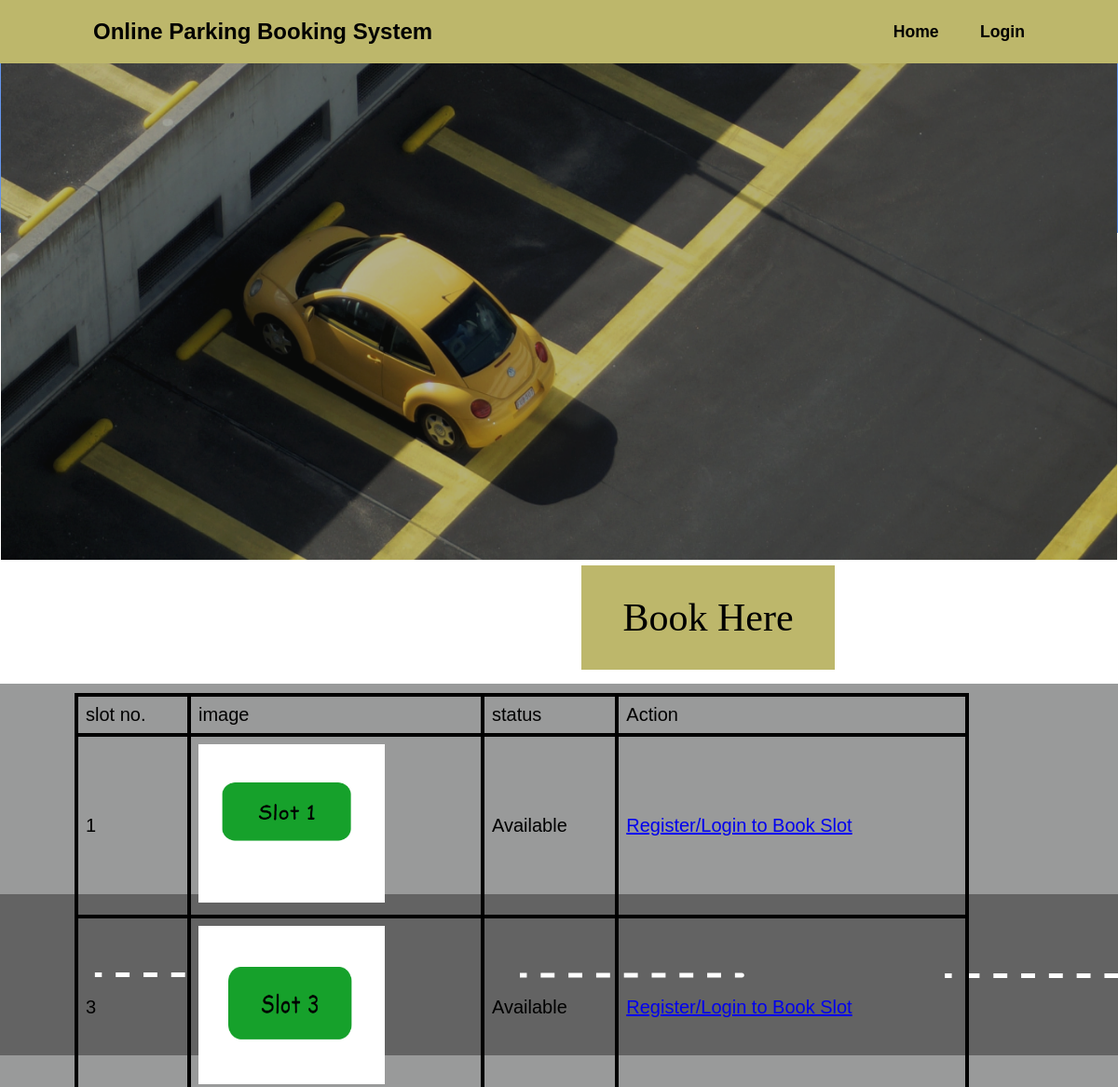
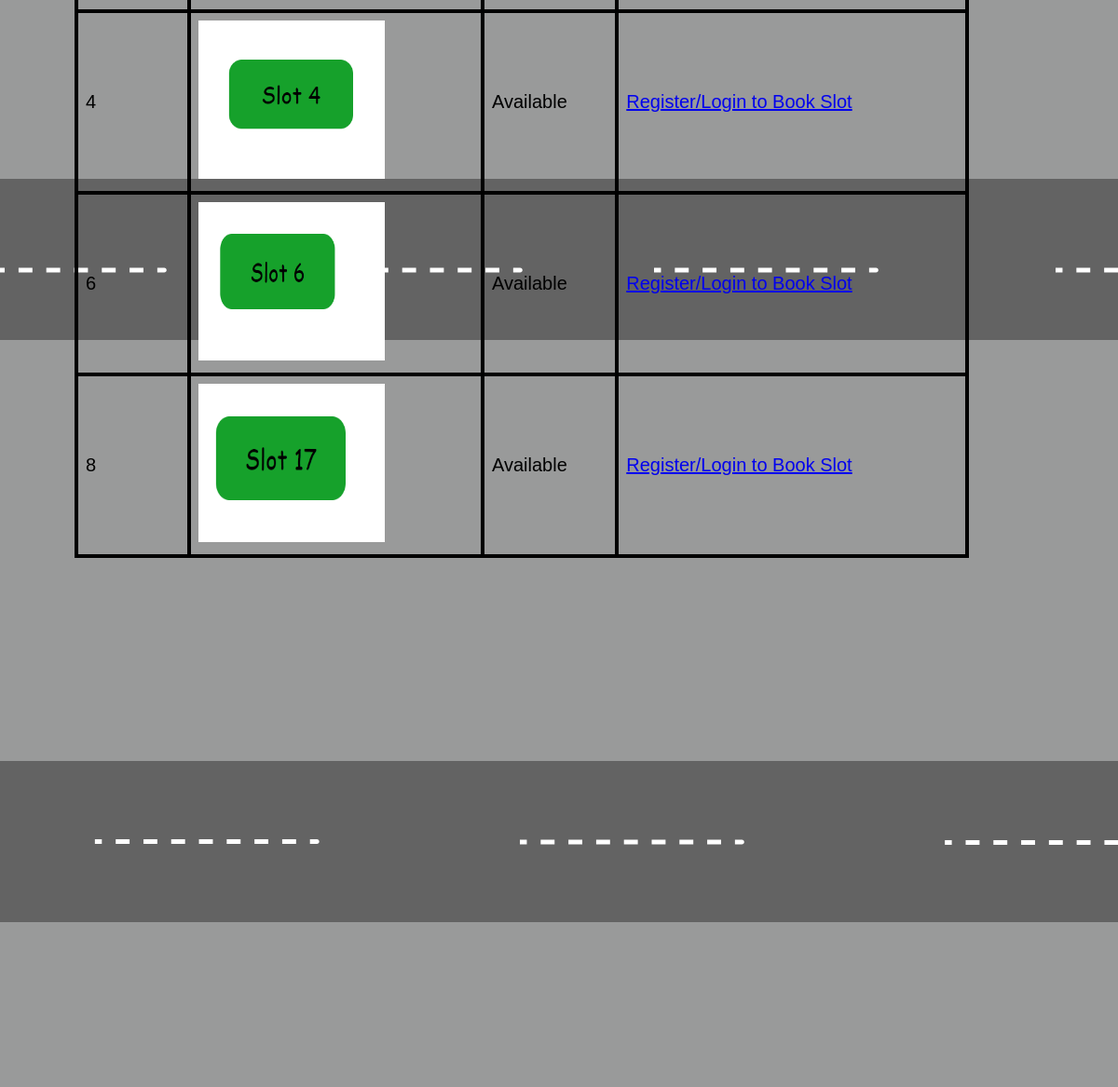
The app's page /user/index.php with its own data (2 pictures, top to bottom).
### tables this page shows
CREATE TABLE `slot_details` (
  `slotnum` int(11) NOT NULL,
  `slotpicture` varchar(255) NOT NULL,
  `slotstatus` varchar(255) NOT NULL
);

### user/index.php (the view, shortened to what this page needs)
<!DOCTYPE html>
<html lang="en">
<head>
    <link rel="stylesheet" href="./css/style1.css">
    <link rel="stylesheet" href="./css/archana.css">
</head>
<body>
<header>
    <h2 style="color: black">Online Parking Booking System</h2>
    <nav class="navigation">
        <a href="#"><b style="color:black">Home</b></a>
        <?php if (!isset($_SESSION['id'])): ?>
            <a href="login_user.php"><b style="color:black">Login</b></a>
        <?php else: ?>
            <a href="userdashboard.php"><b style="color:black">My Bookings</b></a>
            <a href="logout.php"><b style="color:black">Logout</b></a>
        <?php endif; ?>
    </nav>
</header>
<div class="banner">
<img src="./images/bg-noblur.webp" width="100%" height="600px">
</div>
<div class="button1">
    <button>Book Here</button>
</div>
<div class="slotdiv">
     <table>
        <thead>
            <tr>
                <td>slot no.</td>
                <td>image</td>
                <td>status</td>
                <td>Action</td>
            </tr>
        </thead>
        <tbody>
<?php
$servername = "localhost";
$username = "root";
$database = "opbs";
$conn = mysqli_connect($servername, $username, "", $database);
$sql = "SELECT * FROM slot_details";
$result = mysqli_query($conn, $sql);
if ($result && mysqli_num_rows($result) > 0) {
    while ($row = mysqli_fetch_assoc($result)) {
        echo "<tr>
                <td>" . $row["slotnum"] . "</td>
                <td>
                    <img src='./images1/" . $row["slotpicture"] . "' height='170px' width='200px'>
                </td>
                <td>" . $row["slotstatus"] . "</td>
                <td>";
    if (isset($_SESSION['id'])) {
        echo "<a class='' href='bookform.php?user_id={$_SESSION['id']}'>Book Slot</a>";
    } else {
        echo "<a class='' href='register_form.php'>Register/Login to Book Slot</a>";
    }
echo "</td>
              </tr>";
    }
} else {
    echo "<tr><td colspan='4'>No slots available.</td></tr>";
}
?>
        </tbody>
    </table>
</div>
</body>
</html>

### user/css/style1.css (style rules this page uses)
* { margin: 0; padding: 0; box-sizing: border-box; font-family: 'Poppins', sans-serif; }
header { position: fixed; top: 0; left: 0; width: 100%; padding: 20px 100px; background:darkkhaki; display: flex; justify-content: space-between; align-items: center; z-index: 99; }
.navigation a { position: relative; font-size: 1.1em; color: white; text-decoration: none; font-weight: 500 ; margin-left: 40px; }
.navigation a::after { content: ''; position: absolute; width: 52px; height: 2.5px; background: #fff; left: 0; bottom: -6px; border-radius: 5px; transform-origin: middle; transform: scaleX(0); transition: transform .5s; }
.banner { width:100%; height: 250px; border:1px solid cornflowerblue; }

### user/css/archana.css (style rules this page uses)
button { height: 6rem; width: 12rem; outline: none; background-color: rgb(22, 161, 43); border: none; color: rgb(0, 0, 0); border-radius: 20px; font-family: cursive; font-size: 32px; transition: 0.15s ease-in; }
.button1 { align-items: center; margin-left: 39rem; background: none; position: relative; margin-top: 22rem; padding-top: 5px; padding-bottom: 15px; }
.button1 button { height: 7rem; width: 17rem; outline: none; background-color: darkkhaki; border: none; color: rgb(0, 0, 0); border-radius: 0px; font-family: cursive; font-size: 42px; transition: 0.15s ease-in; }
.slotdiv { background-image: url("./images/Desktop\ -\ 1.svg"); overflow: hidden; height:200vh; width: 100vw; position: relative; padding-top:10px; }

### user/index.php (style rules this page uses)
table { width: 80%; margin-left:80px; border-collapse: collapse; }
th, td { border: 4px solid black; padding: 8px; text-align: left; }
td { color: black; font-size: 20px; }

### records on screen
slot_details: slotnum "1", slotpicture (picture), slotstatus "Available"
slot_details: slotnum "3", slotpicture (picture), slotstatus "Available"
slot_details: slotnum "4", slotpicture (picture), slotstatus "Available"
slot_details: slotnum "6", slotpicture (picture), slotstatus "Available"
slot_details: slotnum "8", slotpicture (picture), slotstatus "Available"
